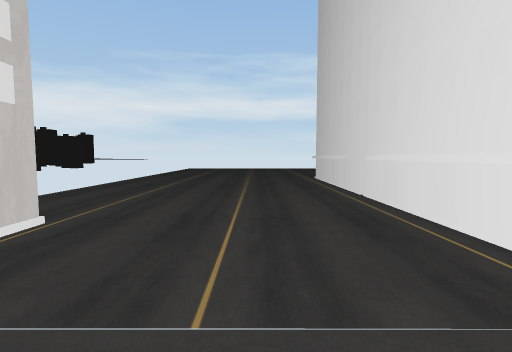
View 1 (above)

24 first-person views from a walk through a scene from a Unity 3-D project. The camera is 1.3 m above the floor, tilts 4° down and sees 85° across. The floor is counted in squares, 1.81 m on a side. Each view is taken from the middle of a square. On the plan, view 1 faces up. The plan holds only what a view shows up to about 10 squares ahead; the rest is blank. The place goes on beyond the plan. The player character is not drawn. Some animated figures are not drawn. Some surface patterns are stand-ins.

View 2
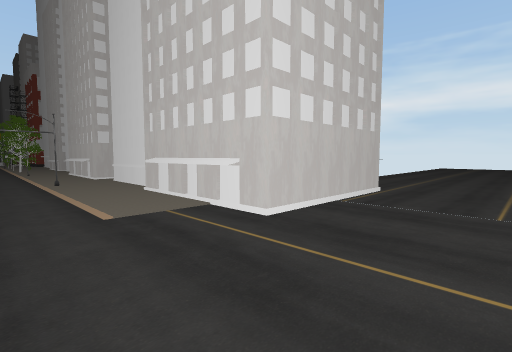

View 3
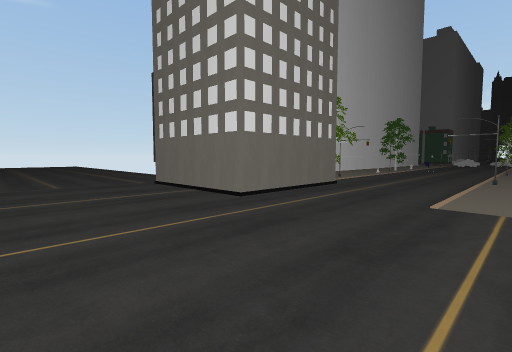

View 4
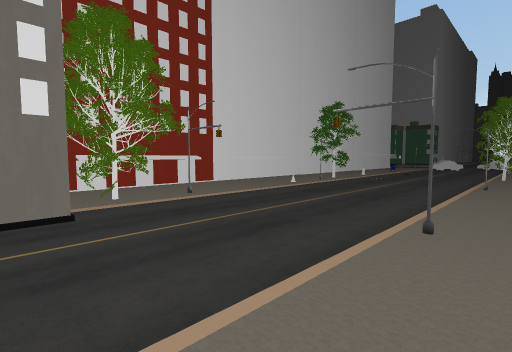

View 5
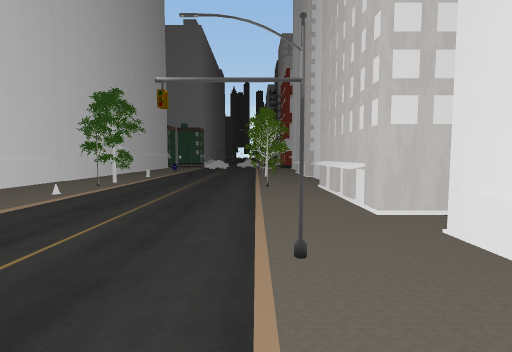

View 6
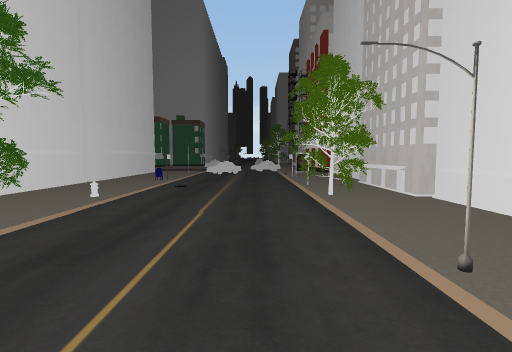

View 7
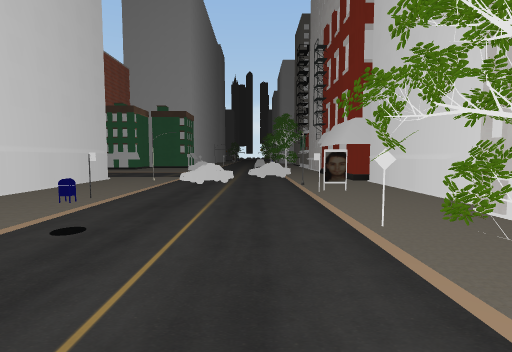

View 8
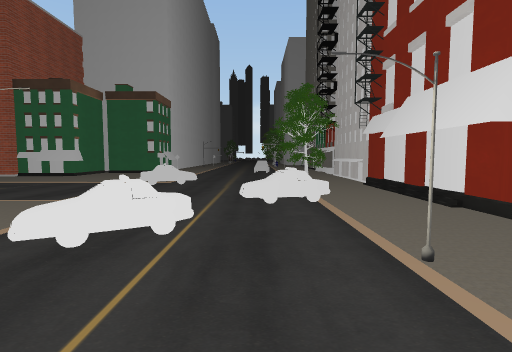

View 9
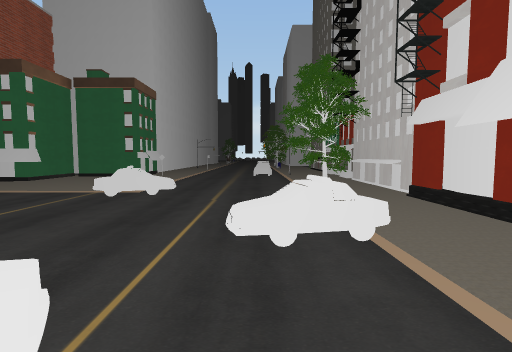

View 10
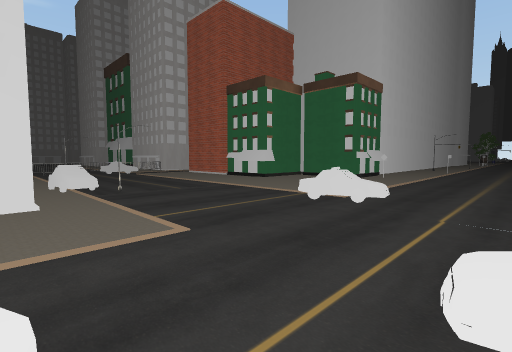

View 11
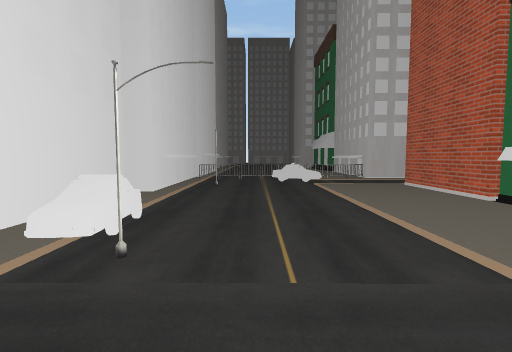

View 12
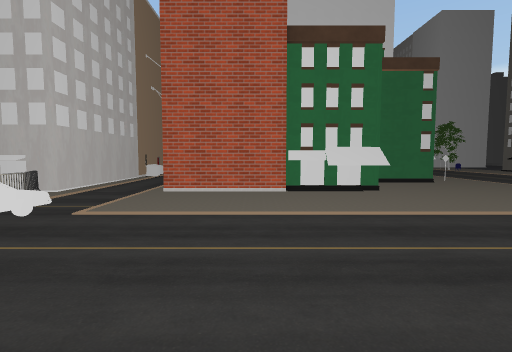

View 13
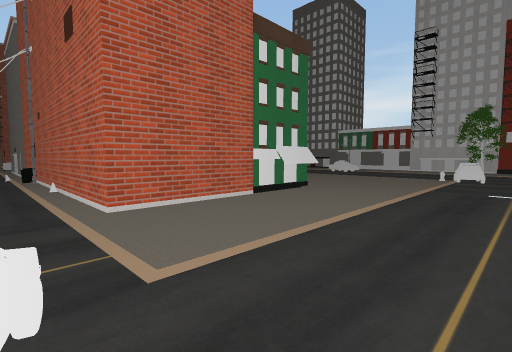

View 14
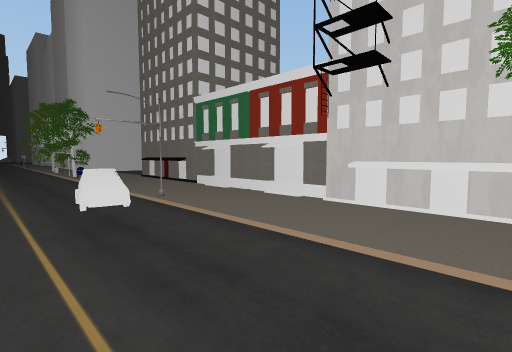

View 15
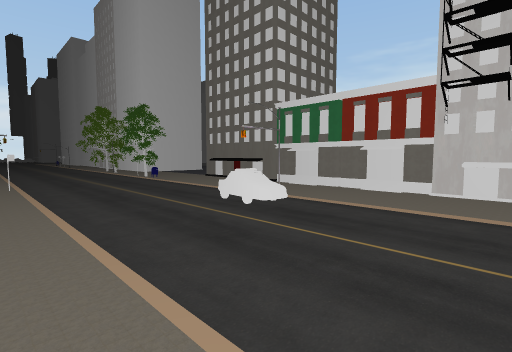

View 16
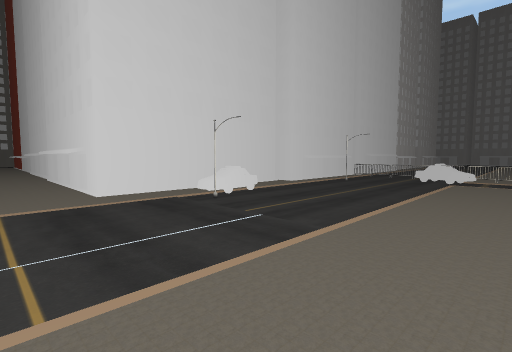

View 17
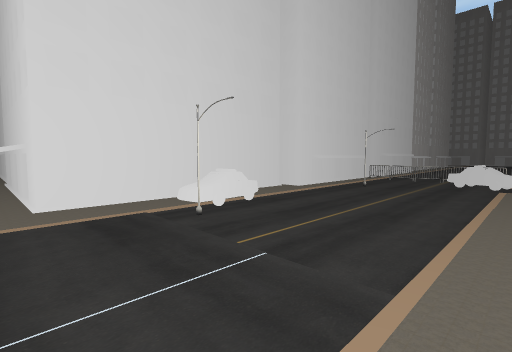

View 18
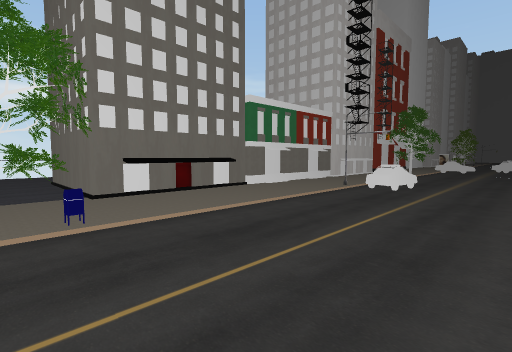

View 19
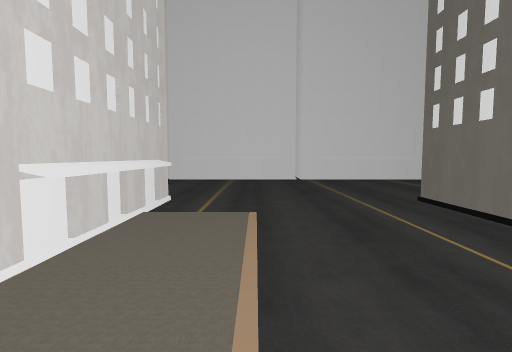

View 20
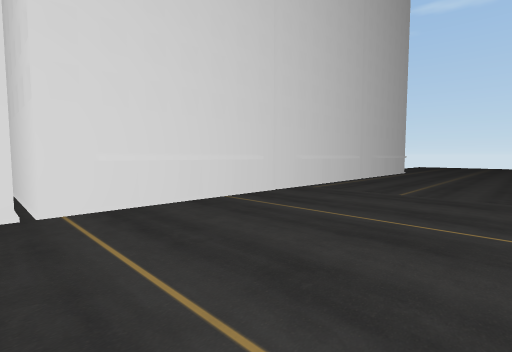

View 21
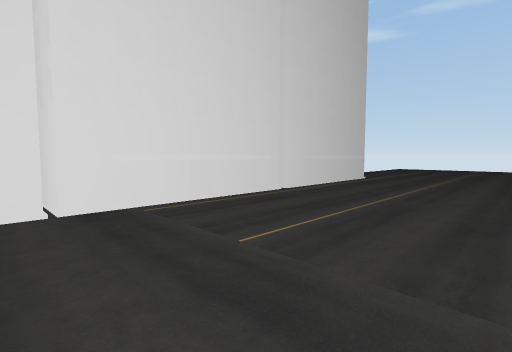

View 22
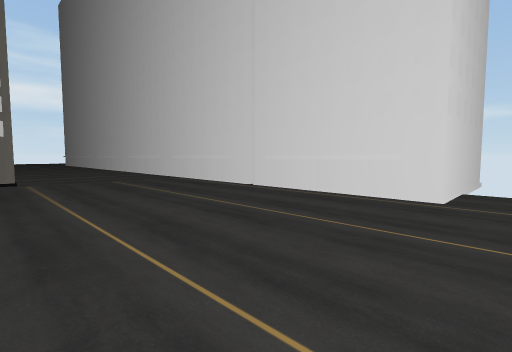

View 23
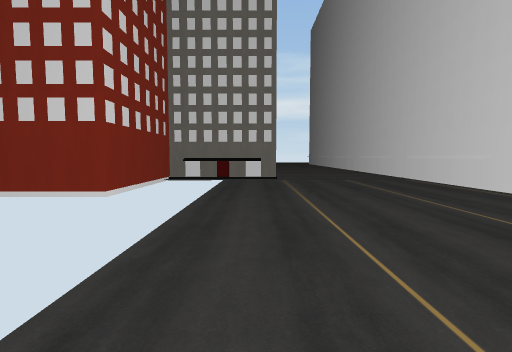

View 24
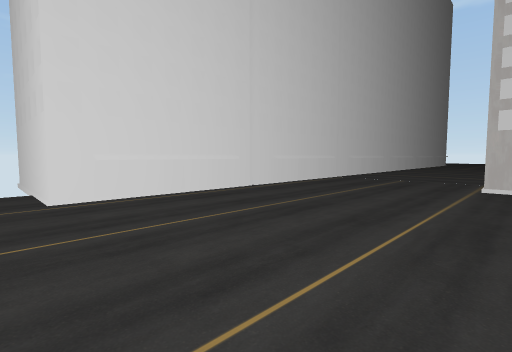

### Floor plan
Key: @ floor where view 1 was taken; # wall or solid block; . floor; = window, fence, low wall or low ledge; O other object.
Columns run from 39 left of view 1 to 4 right of it. Each row starts with its distance up from view 1.
 10                                     .......
  9                                     .....###
  8                                     .....#
  7                                     .....#
  6                                     .....#
  5                                     .....#
  4 ..                                  .....#
  3 ..#                              OO #....#
  2 ..#                              OOO ....#
  1 ..#                                  ....##
  0 ..#O##OOOOOOOOOOOOOOOOOOOOOOOO OOOOO#..@.#
 -1 O          O      O   OO    O     . .....O
 -2 OO.........OO .O.O.O.OOO..O....O.........#
 -3 ......OO.......O.........................##
 -4 ................OO.......................##
 -5 ............O...................O=###....O
 -6  O     O  . O...O  .O    OOO   OO=O #....O
 -7     OOOO   .....OOOO             #O #....#
 -8        #   .....OO##O################....##
 -9            ...O.O                O  .....#
-10        OOO ....OO                O  .....#
-11        OOO .....O                O  .....#
-12         OO .....O              OOO  .....#
-13 O     OOOO ....OO                   .....#
-14 ###O ## ##....OOO                   .....#
-15    O........O..OO                   .....#
-16   OO OOOOOOOOOOO                    .....###
-17      OOOOOO    O                    .......

Positions as (right, up) in squares from view 1, and headings:
1: (0, 0), facing up
2: (0, -3), facing up-left
3: (1, -1), facing down-left
4: (-5, -1), facing down-left
5: (-6, -2), facing left
6: (-11, -3), facing left
7: (-15, -3), facing left
8: (-20, -3), facing left
9: (-22, -3), facing left
10: (-23, -3), facing down-left
11: (-26, -7), facing down
12: (-24, -12), facing left
13: (-26, -15), facing up-left
14: (-28, -4), facing up-left
15: (-29, -6), facing up-left
16: (-29, -6), facing down-right
17: (-28, -7), facing down-right
18: (-39, -5), facing up-right
19: (-7, -2), facing right
20: (-2, -3), facing down-right
21: (-2, -7), facing down-right
22: (-3, -17), facing up-right
23: (-3, -17), facing up
24: (-3, 10), facing down-right
